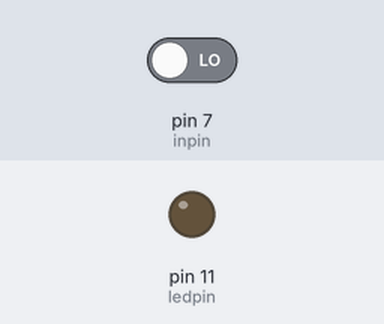
Bench run of a sketch on a simulated Arduino Uno, built with avr-gcc and run on an emulated ATmega328P. Parts: output pins drawn as LEDs (lit = HIGH). The inputs (shaded band) are chosen by the test bench; at power-on: pin 7 (inpin) LOW.

Above: at 1.2 s.
1.3 s: pin 7 (inpin) driven HIGH
At 2.4 s:
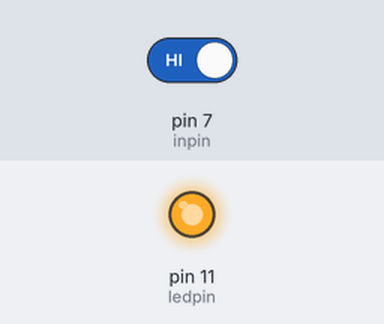
2.8 s: pin 7 (inpin) driven LOW
At 3.5 s:
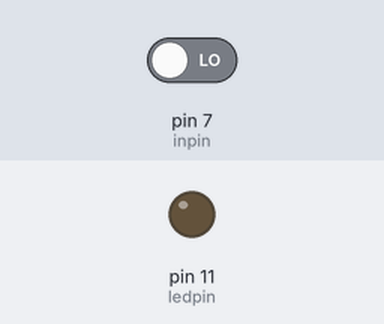
Timing chart, 0 to 5.8 s (numbered marks = the images above; inputs shaded):
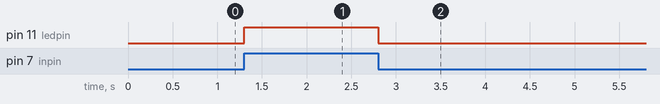

Measured:
- after the input at 1.3 s, pin 11 (ledpin): LOW → HIGH at once
- after the input at 2.8 s, pin 11 (ledpin): HIGH → LOW at once

The sketch:

course_3.ino
```cpp
int ledpin = 11;
int inpin = 7;
int val;

void setup() {
  // put your setup code here, to run once:
  pinMode(ledpin,OUTPUT);
  pinMode(inpin,INPUT);
}

void loop() {
  // put your main code here, to run repeatedly:
  val = digitalRead(inpin);
  if(val==HIGH)
  {
    digitalWrite(ledpin,HIGH);
  }
  else
  {
    digitalWrite(ledpin,LOW);
  }
}
```
